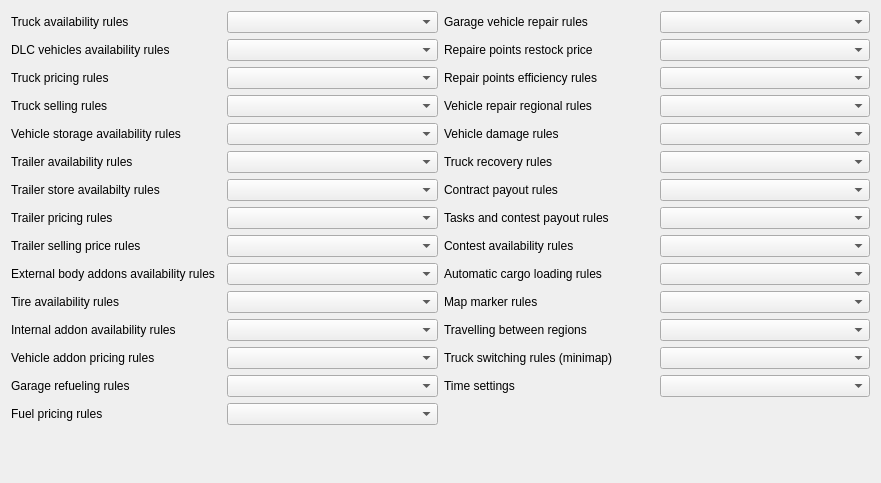
<?xml version="1.0" encoding="UTF-8"?>
<ui version="4.0">
 <class>NewGamePlusSettingsTable</class>
 <widget class="QWidget" name="NewGamePlusSettingsTable">
  <property name="geometry">
   <rect>
    <x>0</x>
    <y>0</y>
    <width>881</width>
    <height>483</height>
   </rect>
  </property>
  <property name="windowTitle">
   <string>Form</string>
  </property>
  <layout class="QGridLayout" name="gridLayout" columnstretch="1,1,1,1">
   <item row="0" column="0">
    <widget class="QLabel" name="truckAvailabilityLabel">
     <property name="text">
      <string>Truck availability rules</string>
     </property>
     <property name="wordWrap">
      <bool>true</bool>
     </property>
    </widget>
   </item>
   <item row="0" column="1">
    <widget class="QComboBox" name="truckAvailabilityCombo"/>
   </item>
   <item row="0" column="2">
    <widget class="QLabel" name="garageVehicleRepairLabel">
     <property name="text">
      <string>Garage vehicle repair rules</string>
     </property>
     <property name="wordWrap">
      <bool>true</bool>
     </property>
    </widget>
   </item>
   <item row="0" column="3">
    <widget class="QComboBox" name="garageVehicleRepairCombo"/>
   </item>
   <item row="1" column="0">
    <widget class="QLabel" name="dlcVehiclesAvailabilityLabel">
     <property name="text">
      <string>DLC vehicles availability rules</string>
     </property>
     <property name="wordWrap">
      <bool>true</bool>
     </property>
    </widget>
   </item>
   <item row="1" column="1">
    <widget class="QComboBox" name="dlcVehiclesAvailabilityCombo"/>
   </item>
   <item row="1" column="2">
    <widget class="QLabel" name="repairePointsRestockPriceLabel">
     <property name="text">
      <string>Repaire points restock price</string>
     </property>
     <property name="wordWrap">
      <bool>true</bool>
     </property>
    </widget>
   </item>
   <item row="1" column="3">
    <widget class="QComboBox" name="repairePointsRestockPriceCombo"/>
   </item>
   <item row="2" column="0">
    <widget class="QLabel" name="truckPricingLabel">
     <property name="text">
      <string>Truck pricing rules</string>
     </property>
     <property name="wordWrap">
      <bool>true</bool>
     </property>
    </widget>
   </item>
   <item row="2" column="1">
    <widget class="QComboBox" name="truckPricingCombo"/>
   </item>
   <item row="2" column="2">
    <widget class="QLabel" name="repairPointsEfficiencyLabel">
     <property name="text">
      <string>Repair points efficiency rules</string>
     </property>
     <property name="wordWrap">
      <bool>true</bool>
     </property>
    </widget>
   </item>
   <item row="2" column="3">
    <widget class="QComboBox" name="repairPointsEfficiencyCombo"/>
   </item>
   <item row="3" column="0">
    <widget class="QLabel" name="truckSellingLabel">
     <property name="text">
      <string>Truck selling rules</string>
     </property>
     <property name="wordWrap">
      <bool>true</bool>
     </property>
    </widget>
   </item>
   <item row="3" column="1">
    <widget class="QComboBox" name="truckSellingCombo"/>
   </item>
   <item row="3" column="2">
    <widget class="QLabel" name="vehicleRepairRegionalLabel">
     <property name="text">
      <string>Vehicle repair regional rules</string>
     </property>
     <property name="wordWrap">
      <bool>true</bool>
     </property>
    </widget>
   </item>
   <item row="3" column="3">
    <widget class="QComboBox" name="vehicleRepairRegionalCombo"/>
   </item>
   <item row="4" column="0">
    <widget class="QLabel" name="vehicleStorageAvailabilityLabel">
     <property name="text">
      <string>Vehicle storage availability rules</string>
     </property>
     <property name="wordWrap">
      <bool>true</bool>
     </property>
    </widget>
   </item>
   <item row="4" column="1">
    <widget class="QComboBox" name="vehicleStorageAvailabilityCombo"/>
   </item>
   <item row="4" column="2">
    <widget class="QLabel" name="vehicleDamageLabel">
     <property name="text">
      <string>Vehicle damage rules</string>
     </property>
     <property name="wordWrap">
      <bool>true</bool>
     </property>
    </widget>
   </item>
   <item row="4" column="3">
    <widget class="QComboBox" name="vehicleDamageCombo"/>
   </item>
   <item row="5" column="0">
    <widget class="QLabel" name="trailerAvailabilityLabel">
     <property name="text">
      <string>Trailer availability rules</string>
     </property>
     <property name="wordWrap">
      <bool>true</bool>
     </property>
    </widget>
   </item>
   <item row="5" column="1">
    <widget class="QComboBox" name="trailerAvailabilityCombo"/>
   </item>
   <item row="5" column="2">
    <widget class="QLabel" name="truckRecoveryLabel">
     <property name="text">
      <string>Truck recovery rules</string>
     </property>
     <property name="wordWrap">
      <bool>true</bool>
     </property>
    </widget>
   </item>
   <item row="5" column="3">
    <widget class="QComboBox" name="truckRecoveryCombo"/>
   </item>
   <item row="6" column="0">
    <widget class="QLabel" name="trailerStoreAvailabilityLabel">
     <property name="text">
      <string>Trailer store availabilty rules</string>
     </property>
     <property name="wordWrap">
      <bool>true</bool>
     </property>
    </widget>
   </item>
   <item row="6" column="1">
    <widget class="QComboBox" name="trailerStoreAvailabilityCombo"/>
   </item>
   <item row="6" column="2">
    <widget class="QLabel" name="contractPayoutLabel">
     <property name="text">
      <string>Contract payout rules</string>
     </property>
     <property name="wordWrap">
      <bool>true</bool>
     </property>
    </widget>
   </item>
   <item row="6" column="3">
    <widget class="QComboBox" name="contractPayoutCombo"/>
   </item>
   <item row="7" column="0">
    <widget class="QLabel" name="trailerPricingLabel">
     <property name="text">
      <string>Trailer pricing rules</string>
     </property>
     <property name="wordWrap">
      <bool>true</bool>
     </property>
    </widget>
   </item>
   <item row="7" column="1">
    <widget class="QComboBox" name="trailerPricingCombo"/>
   </item>
   <item row="7" column="2">
    <widget class="QLabel" name="tasksAndContestPayoutLabel">
     <property name="text">
      <string>Tasks and contest payout rules</string>
     </property>
     <property name="wordWrap">
      <bool>true</bool>
     </property>
    </widget>
   </item>
   <item row="7" column="3">
    <widget class="QComboBox" name="tasksAndContestPayoutCombo"/>
   </item>
   <item row="8" column="0">
    <widget class="QLabel" name="trailerSellingPriceLabel">
     <property name="text">
      <string>Trailer selling price rules</string>
     </property>
     <property name="wordWrap">
      <bool>true</bool>
     </property>
    </widget>
   </item>
   <item row="8" column="1">
    <widget class="QComboBox" name="trailerSellingPriceCombo"/>
   </item>
   <item row="8" column="2">
    <widget class="QLabel" name="contestAvailabilityLabel">
     <property name="text">
      <string>Contest availability rules</string>
     </property>
     <property name="wordWrap">
      <bool>true</bool>
     </property>
    </widget>
   </item>
   <item row="8" column="3">
    <widget class="QComboBox" name="contestAvailabilityCombo"/>
   </item>
   <item row="9" column="0">
    <widget class="QLabel" name="externalBodyAddonsAvailabilityLabel">
     <property name="text">
      <string>External body addons availability rules</string>
     </property>
     <property name="wordWrap">
      <bool>true</bool>
     </property>
    </widget>
   </item>
   <item row="9" column="1">
    <widget class="QComboBox" name="externalBodyAddonsAvailabilityCombo"/>
   </item>
   <item row="9" column="2">
    <widget class="QLabel" name="automaticCargoLoadingLabel">
     <property name="text">
      <string>Automatic cargo loading rules</string>
     </property>
     <property name="wordWrap">
      <bool>true</bool>
     </property>
    </widget>
   </item>
   <item row="9" column="3">
    <widget class="QComboBox" name="automaticCargoLoadingCombo"/>
   </item>
   <item row="10" column="0">
    <widget class="QLabel" name="tireAvailAbilityLabel">
     <property name="text">
      <string>Tire availability rules</string>
     </property>
     <property name="wordWrap">
      <bool>true</bool>
     </property>
    </widget>
   </item>
   <item row="10" column="1">
    <widget class="QComboBox" name="tireAvailAbilityCombo"/>
   </item>
   <item row="10" column="2">
    <widget class="QLabel" name="mapMarkerLabel">
     <property name="text">
      <string>Map marker rules</string>
     </property>
     <property name="wordWrap">
      <bool>true</bool>
     </property>
    </widget>
   </item>
   <item row="10" column="3">
    <widget class="QComboBox" name="mapMarkerCombo"/>
   </item>
   <item row="11" column="0">
    <widget class="QLabel" name="internalAddonAvailabilityLabel">
     <property name="text">
      <string>Internal addon availability rules</string>
     </property>
     <property name="wordWrap">
      <bool>true</bool>
     </property>
    </widget>
   </item>
   <item row="11" column="1">
    <widget class="QComboBox" name="internalAddonAvailabilityCombo"/>
   </item>
   <item row="11" column="2">
    <widget class="QLabel" name="travellingBetweenRegionsLabel">
     <property name="text">
      <string>Travelling between regions</string>
     </property>
     <property name="wordWrap">
      <bool>true</bool>
     </property>
    </widget>
   </item>
   <item row="11" column="3">
    <widget class="QComboBox" name="travellingBetweenRegionsCombo"/>
   </item>
   <item row="12" column="0">
    <widget class="QLabel" name="vehicleAddonPricingLabel">
     <property name="text">
      <string>Vehicle addon pricing rules</string>
     </property>
     <property name="wordWrap">
      <bool>true</bool>
     </property>
    </widget>
   </item>
   <item row="12" column="1">
    <widget class="QComboBox" name="vehicleAddonPricingCombo"/>
   </item>
   <item row="12" column="2">
    <widget class="QLabel" name="truckSwitchingLabel">
     <property name="text">
      <string>Truck switching rules (minimap)</string>
     </property>
     <property name="wordWrap">
      <bool>true</bool>
     </property>
    </widget>
   </item>
   <item row="12" column="3">
    <widget class="QComboBox" name="truckSwitchingCombo"/>
   </item>
   <item row="13" column="0">
    <widget class="QLabel" name="garageRefuelLabel">
     <property name="text">
      <string>Garage refueling rules</string>
     </property>
     <property name="wordWrap">
      <bool>true</bool>
     </property>
    </widget>
   </item>
   <item row="13" column="1">
    <widget class="QComboBox" name="garageRefuelCombo"/>
   </item>
   <item row="13" column="2">
    <widget class="QLabel" name="timeSettingsLabel">
     <property name="text">
      <string>Time settings</string>
     </property>
     <property name="wordWrap">
      <bool>true</bool>
     </property>
    </widget>
   </item>
   <item row="13" column="3">
    <widget class="QComboBox" name="timeSettingsCombo"/>
   </item>
   <item row="14" column="0">
    <widget class="QLabel" name="fuelPricingLabel">
     <property name="text">
      <string>Fuel pricing rules</string>
     </property>
     <property name="wordWrap">
      <bool>true</bool>
     </property>
    </widget>
   </item>
   <item row="14" column="1">
    <widget class="QComboBox" name="fuelPricingCombo"/>
   </item>
   <item row="15" column="0">
    <spacer name="verticalSpacer_2">
     <property name="orientation">
      <enum>Qt::Vertical</enum>
     </property>
     <property name="sizeHint" stdset="0">
      <size>
       <width>20</width>
       <height>0</height>
      </size>
     </property>
    </spacer>
   </item>
  </layout>
 </widget>
 <resources/>
 <connections/>
</ui>
